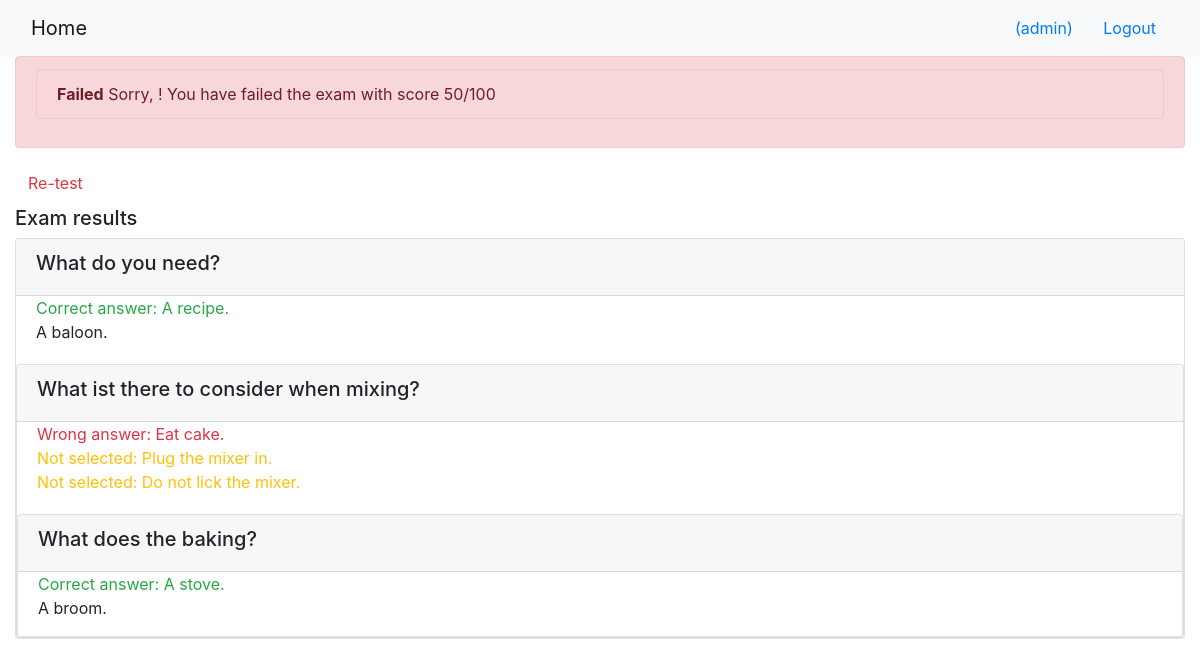
The page /onlinecourse/course/1/submission/1/result/ (signed in) on the database its author committed.
### onlinecourse/models.py (models this page shows)
class Question(models.Model):
    lesson_id = models.ForeignKey(Course, on_delete=models.CASCADE)
    question_text = models.CharField(max_length=200, default="Question...")
    grade = models.IntegerField(default=0)
    def is_get_score(self, selected_ids):
        all_answers = self.choice_set.filter(is_correct=True).count()
        selected_correct = self.choice_set.filter(is_correct=True, id__in=selected_ids).count()
        if all_answers == selected_correct:
            return True
        else:
            return False

class Choice(models.Model):
    choice_text = models.CharField(max_length=30)
    is_correct = models.IntegerField(default=0)
    question_id = models.ForeignKey(Question, on_delete=models.CASCADE)

### onlinecourse/views.py (the view)
# urls.py: path('course/<int:course_id>/submission/<int:submission_id>/result/', views.show_exam_result, name='exam_result' )
def show_exam_result(request, course_id, submission_id):
    course = get_object_or_404(Course, pk=course_id)
    submission = get_object_or_404(Submission, pk=submission_id)
    choices = submission.chocies.all()
    questions = course.question_set.all()
    score=0
    for question in questions:
        if(question.is_get_score(choices)):
            score +=question.grade
    context = {}
    context['course'] = course
    context['grade'] = score
    context['choices'] = choices
    return render(request, 'onlinecourse/exam_result_bootstrap.html', context)

### onlinecourse/templates/onlinecourse/exam_result_bootstrap.html (shortened to what this page needs)
<!DOCTYPE html>
<html lang="en">
<head>
    {% load static %}
    <link rel="stylesheet" href="https://maxcdn.bootstrapcdn.com/bootstrap/4.5.2/css/bootstrap.min.css">
</head>
<body>
 <nav class="navbar navbar-light bg-light">
    <div class="container-fluid">
        <div class="navbar-header">
              <a class="navbar-brand" href="{% url 'onlinecourse:index' %}">Home</a>
        </div>
        <ul class="nav navbar-nav navbar-right">
            {% if user.is_authenticated %}
            <li>
                <a class="btn btn-link" href="#">{{ user.first_name }}({{ user.username }})</a>
                <a class="btn btn-link" href="{% url 'onlinecourse:logout' %}">Logout</a>
            </li>
            {% endif %}
        </ul>
    </div>
</nav>
<div class="container-fluid">
    {% if grade > 80 %}
    <div class="alert alert-success">
       <div class="alert alert-success">
        <b>Congratulations, {{ user.first_name }}!</b> You have passed the exam! Your score is {{ grade }}/100
    </div>
    </div>
        {% else %}
        <div class="alert alert-danger">
            <div class="alert alert-danger">
                <b>Failed</b> Sorry, {{ user.first_name }}! You have failed the exam with score {{ grade }}/100
            </div>
        </div>
        <a class="btn btn-link text-danger" href="{% url 'onlinecourse:course_details' course.id %}">Re-test</a>
        {% endif %}
        <div class="card-columns-vertical mt-1">
        <h5 class="">Exam results</h5>
            {% for question in course.question_set.all %}
            <div class="card mt-1">
                <div class="card-header"><h5>{{ question.question_text }}</h5></div>
                <div class="form-group">
                    {% for choice in question.choice_set.all %}
                    <div class="form-check">
                        {% if choice.is_correct and choice in choices %}
                        <div class="text-success">Correct answer: {{ choice.choice_text }}</div>
                        {% else %}{% if choice.is_correct and not choice in choices %}
                        <div class="text-warning">Not selected: {{ choice.choice_text }}</div>
                        {% else %}{% if not choice.is_correct and choice in choices %}
                        <div class="text-danger">Wrong answer: {{ choice.choice_text }}</div>
                        {% else %}
                        <div>{{ choice.choice_text }}</div>
                        {% endif %}{% endif %}{% endif %}
                    </div>
                    {% endfor %}
                </div>
            {% endfor %}
        </div>
    </div>
</body>
</html>

### rows shown on the page
Question: question_text "What do you need?"
Choice: choice_text "A recipe."
Choice: choice_text "A baloon."
Question: question_text "What ist there to consider when mixing?"
Choice: choice_text "Eat cake."
Choice: choice_text "Plug the mixer in."
Choice: choice_text "Do not lick the mixer."
Question: question_text "What does the baking?"
Choice: choice_text "A stove."
Choice: choice_text "A broom."

### other values the page prints
{{ user.username }} "admin"
{{ grade }} "50"
